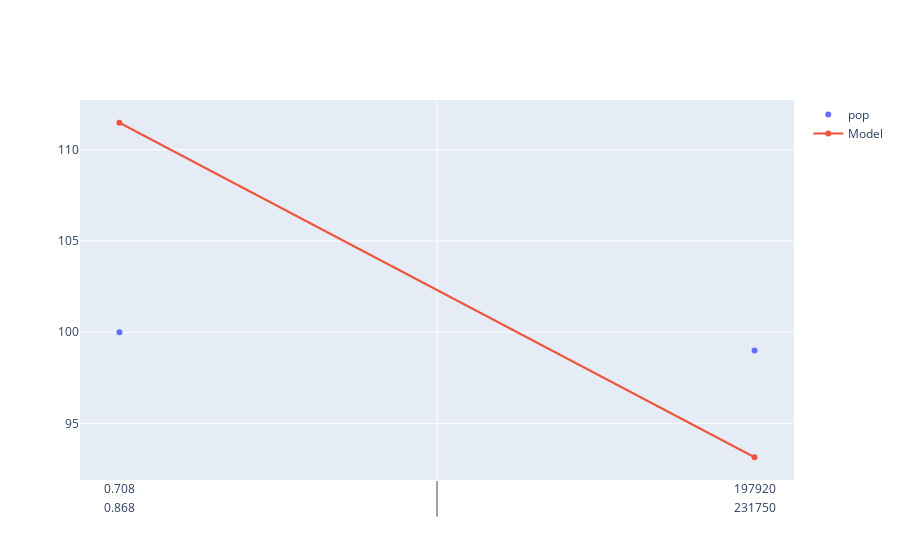

This figure's notebook cell:
### Code cell
fig.add_scatter(x=X,y=results.fittedvalues,name="Model")
